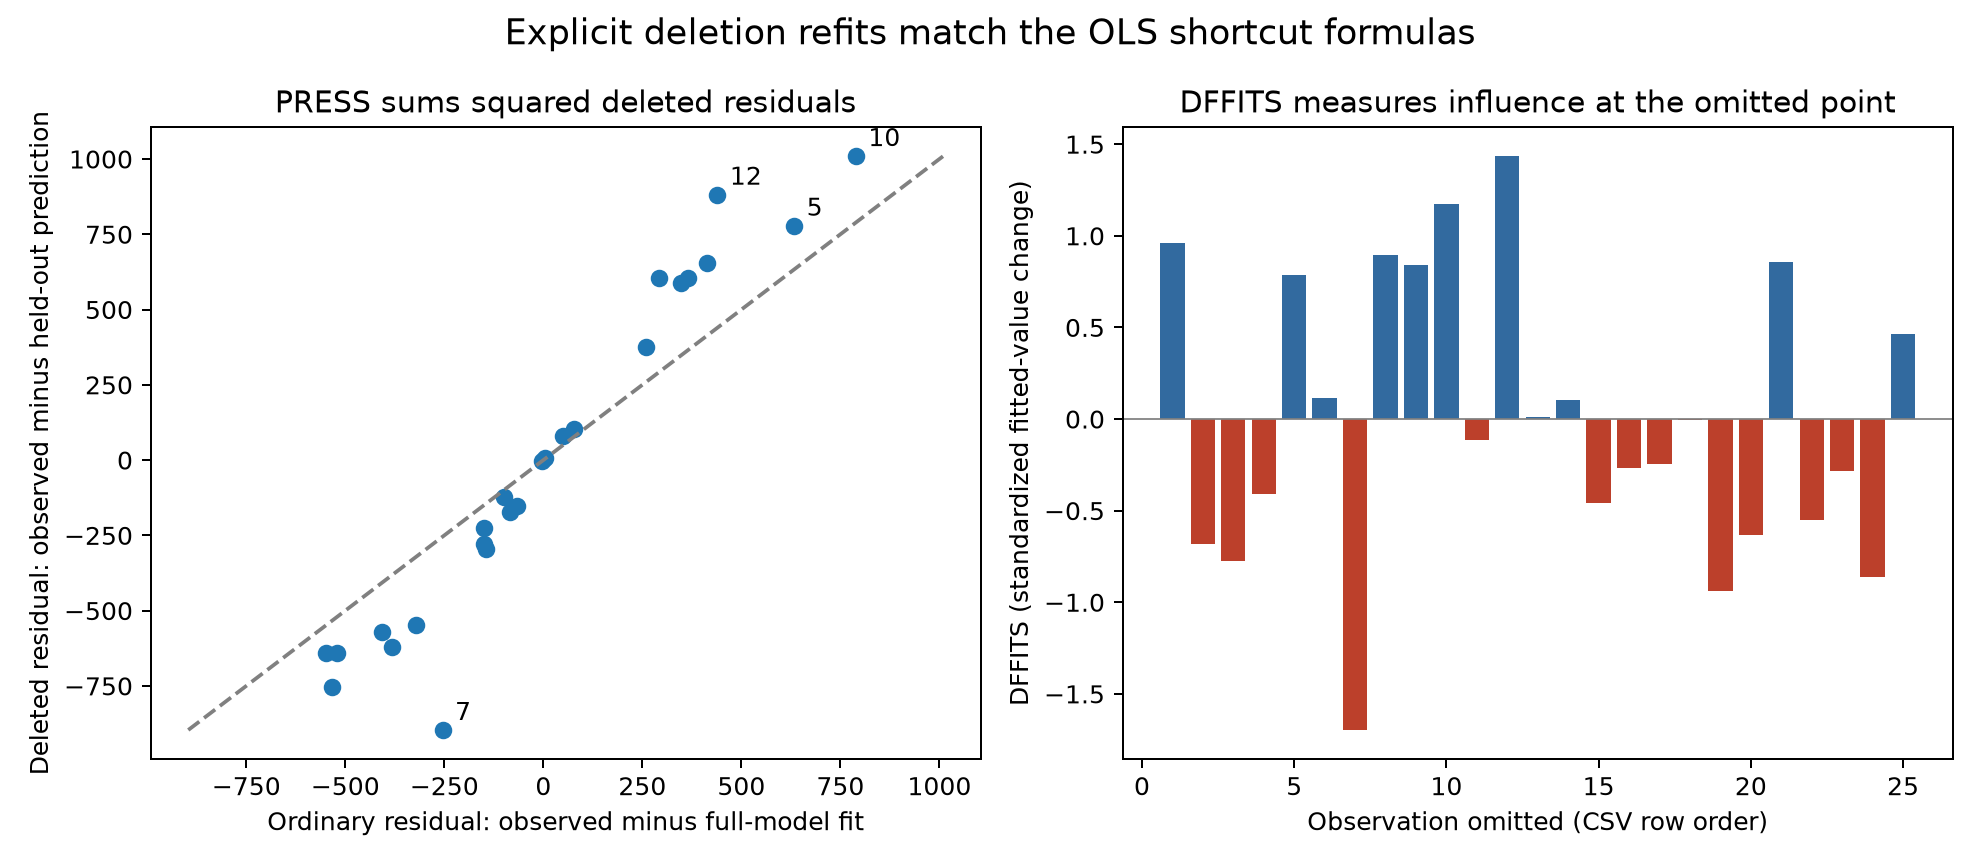

The script that saved this image:
import os
os.environ['MPLCONFIGDIR']='.mplcache'
import matplotlib
matplotlib.use('Agg')
import matplotlib.pyplot as plt
import pandas as pd
import numpy as np
import statsmodels.api as sm
import json

df=pd.read_csv('sales_territory.csv');X=sm.add_constant(df.drop(columns='Sales'));m=sm.OLS(df.Sales,X).fit();inf=m.get_influence();h=inf.hat_matrix_diag;e=m.resid.to_numpy()
rows=[]
for i in range(25):
    keep=np.arange(25)!=i;deleted=sm.OLS(df.Sales[keep],X[keep]).fit()
    prediction=float(deleted.predict(X.iloc[[i]]).iloc[0]);err=float(df.Sales.iloc[i]-prediction)
    change=float(m.fittedvalues.iloc[i]-prediction)
    dffits=change/(np.sqrt(deleted.mse_resid)*np.sqrt(h[i]))
    rows.append({'row':i+1,'leverage':float(h[i]),'ordinary_residual':float(e[i]),'deleted_prediction':prediction,'deleted_residual_explicit':err,'deleted_residual_formula':float(e[i]/(1-h[i])),'fitted_change_at_omitted_point':change,'DFFITS_explicit':float(dffits),'DFFITS_formula':float(inf.resid_studentized_external[i]*np.sqrt(h[i]/(1-h[i]))),'PRESS_contribution':err**2})
out=pd.DataFrame(rows);out.to_csv('press_dffits_deletion_values.csv',index=False)
r={'model':'Fixed full eight-predictor OLS model with intercept; all 25 observations used once as held-out points; no selection or tuning','PRESS':float(out.PRESS_contribution.sum()),'LOOCV_RMSE':float(np.sqrt(out.PRESS_contribution.mean())),'training_RMSE':float(np.sqrt(np.mean(e**2))),'maximum_deleted_residual_formula_error':float(np.max(np.abs(out.deleted_residual_explicit-out.deleted_residual_formula))),'maximum_DFFITS_formula_error':float(np.max(np.abs(out.DFFITS_explicit-out.DFFITS_formula))),'largest_PRESS_contributions':out.nlargest(4,'PRESS_contribution').to_dict(orient='records'),'largest_absolute_DFFITS':out.loc[out.DFFITS_explicit.abs().nlargest(4).index].to_dict(orient='records'),'qualification':'LOOCV assesses this fixed specification, not the broader model exploration in the conversation; sampling dependence and predictor timing are not resolved.'}
with open('press_dffits_deletion_results.json','w') as f:json.dump(r,f,indent=2)
fig,axes=plt.subplots(1,2,figsize=(11,4.8))
axes[0].scatter(out.ordinary_residual,out.deleted_residual_explicit)
for row in out.nlargest(4,'PRESS_contribution').itertuples():axes[0].annotate(str(row.row),(row.ordinary_residual,row.deleted_residual_explicit),xytext=(5,4),textcoords='offset points')
lims=[min(out.ordinary_residual.min(),out.deleted_residual_explicit.min()),max(out.ordinary_residual.max(),out.deleted_residual_explicit.max())];axes[0].plot(lims,lims,color='gray',linestyle='--');axes[0].set_xlabel('Ordinary residual: observed minus full-model fit');axes[0].set_ylabel('Deleted residual: observed minus held-out prediction');axes[0].set_title('PRESS sums squared deleted residuals')
axes[1].bar(out.row,out.DFFITS_explicit,color=['#326a9f' if v>=0 else '#bc402b' for v in out.DFFITS_explicit]);axes[1].axhline(0,color='gray',lw=.7);axes[1].set_xlabel('Observation omitted (CSV row order)');axes[1].set_ylabel('DFFITS (standardized fitted-value change)');axes[1].set_title('DFFITS measures influence at the omitted point')
fig.suptitle('Explicit deletion refits match the OLS shortcut formulas',fontsize=14);fig.tight_layout();fig.savefig('press_dffits_deletion_check.png',dpi=180)
print(json.dumps(r,indent=2))
